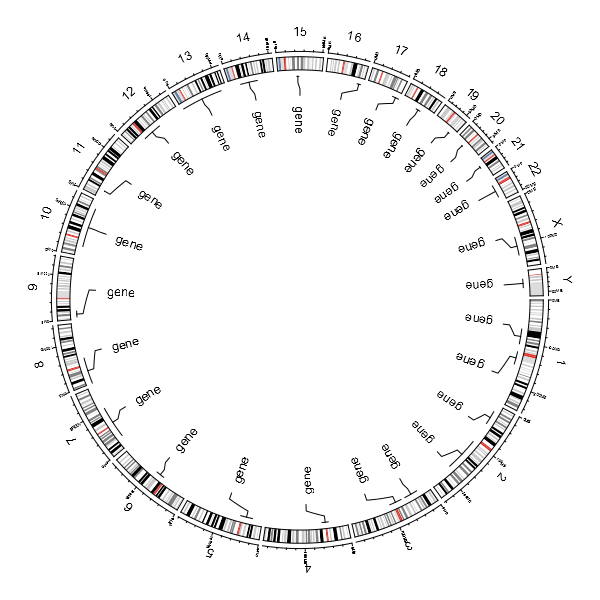

The R source for this figure:
library(circlize)

par(mar = c(1, 1, 1, 1))

circos.initializeWithIdeogram()

bed = generateRandomBed(nr = 20, nc = 0)
circos.genomicPosTransformLines(bed, posTransform = posTransform.default, horizontalLine = "top", track.height = 0.1)

circos.genomicTrackPlotRegion(bed, ylim = c(0, 1), panel.fun = function(region, value, ...) {
	circos.genomicText(region, value, y = 1, adj = c(0, 0.5), labels = "gene", facing = "reverse.clockwise",
	    posTransform = posTransform.default)
}, bg.border = NA)

circos.clear()
